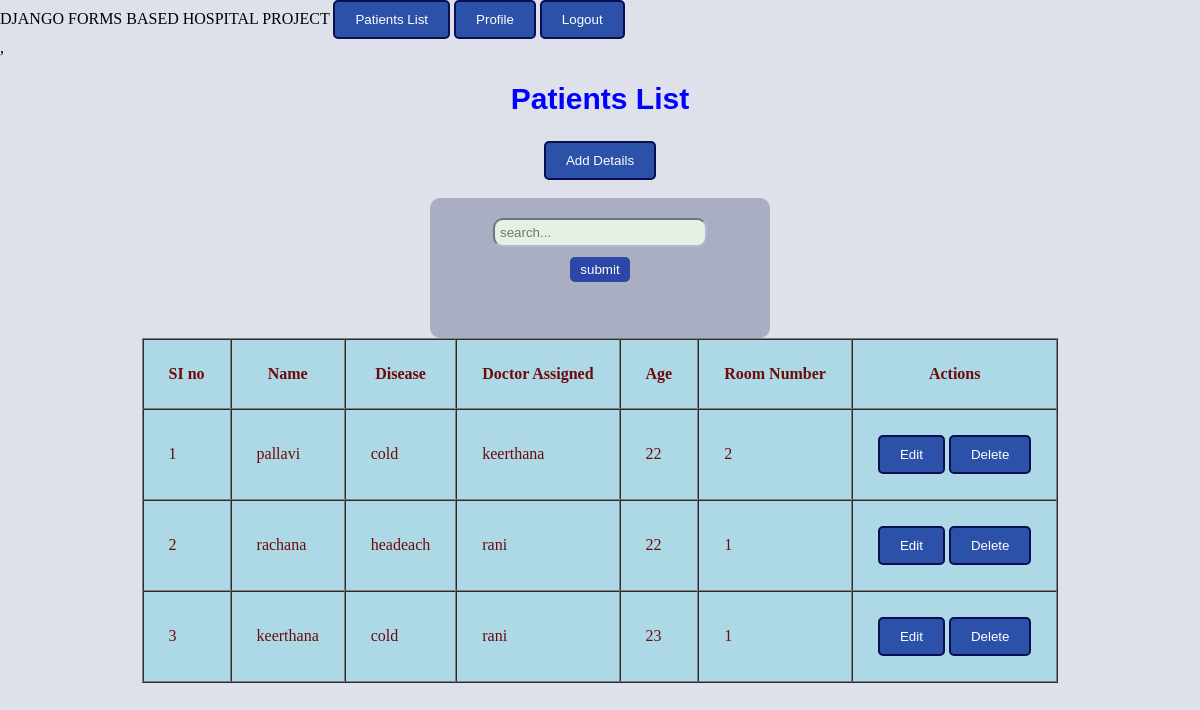
/base/ (signed in), run on the app's committed database.
### base/models.py (models this page shows)
class Hospital(models.Model):
    name = models.CharField(max_length=100)
    disease = models.CharField(max_length=100)
    doctor_assigned = models.CharField(max_length=100)
    age = models.IntegerField()
    room_number = models.IntegerField()

### base/views.py (the view)
# urls.py: path('',views.read_hospital,name='read_hospital'),
@login_required(login_url='signin')
def read_hospital(request):
    search = request.GET.get('q')#it will recive the data written in input tag of serach bar
    if search:
        data=Hospital.objects.filter(
            Q(name__icontains = search) |
            Q(disease__icontains = search) |
            Q(doctor_assigned__icontains = search) |
            Q(age__icontains = search) |
            Q(room_number__icontains = search)
        )
    else:
      data = Hospital.objects.all()# to retrive the all data
    return render(request,'read_hospital.html',{'keerthana':data,'search':search})

### base/templates/read_hospital.html (shortened to what this page needs)
{% extends 'main.html' %}
{% block content %}
<h2>Patients List</h2>
<a href="{% url 'home' %}"><button>Add Details</button></a><br><br>
<form action="">
    <input type="text" name="q" value="{{search | default:''}}" placeholder="search...">
    <button type="submit">submit</button><br><br>
</form>
<table border="1" cellpadding="25" cellspacing="0">
    <thead>
        <tr>
            <th>SI no</th>
            <th>Name</th>
            <th>Disease</th>
            <th>Doctor Assigned</th>
            <th>Age</th>
            <th>Room Number</th>
            <th>Actions</th>
           </tr>
    </thead>
    <tbody>
        {%for i in keerthana %}
        <tr>
            <td>{{forloop.counter}}</td>
            <td>{{i.name}}</td>
            <td>{{i.disease}}</td>
            <td>{{i.doctor_assigned}}</td>
            <td>{{i.age}}</td>
            <td>{{i.room_number}}</td>
            <td>
                <a href="{% url 'update_hospital' i.id %}"><button>Edit</button></a>
                <a href="{% url 'delete_hospital' i.id%}"><button>Delete</button> </a>
            </td>
        </tr>
        {% endfor %}
    </tbody>
</table>
{% endblock %}

### templates/main.html (shortened to what this page needs)
{% load static %}
<!DOCTYPE html>
<html lang="en">
<head>
    <link rel="stylesheet" href="{% static 'style.css' %}">
</head>
<body>
    {% include 'nav.html' %}
    <center>
        {% block content %}
        {% endblock %}
    </center>
</body>
</html>

### templates/nav.html
<nav>
    <div class="logo">DJANGO FORMS BASED HOSPITAL PROJECT
        {% if request.user.is_authenticated  %}
        <a href="{% url 'read_hospital' %}"><button>Patients List </button></a>
        <a href="{% url 'profile' %}"><button>Profile</button></a>
        <a href="{% url 'signout' %}"><button>Logout</button></a>
        {% else %}
          <a href="{% url 'signup' %}"><button>Register </button></a>
          <a href="{% url 'signin' %}"><button>Login</button></a>
          {% endif %}
    </div>
</nav>,

### static/style.css (style rules this page uses)
form { display: flex; flex-direction: column; align-items: center; width: 300px; background-color: rgb(169, 174, 195); padding: 20px; border-radius: 10px; }
form input { padding: 5px; width: 200px; background-color: rgb(228, 241, 227); color: black; }
form button { padding: 5px 10px; margin-top: 10px; background-color: rgb(44, 71, 168); border: none; cursor: pointer; }
button { background-color: rgb(44, 79, 168); color: white; padding: 5px 10px; border-radius: 5px; }
body { background-color: rgb(222, 225, 234); }

### base/templates/read_hospital.html (style rules this page uses)
h2 { color:blue; font-family: 'Franklin Gothic Medium', 'Arial Narrow', Arial, sans-serif; font-size: 30px; }
table { background-color: lightblue; color: rgb(109, 10, 10); }
input { padding: 10px; width: 300px; border-radius: 10px; border-color: rgb(183, 183, 216); }
body { background-image: url('https://static.vecteezy.com/system/resources/previews/047/066/651/non_2x/hospital-isolated-on-transparent-background-png.png'); background-repeat: no-repeat; padding: 0; margin: 0; box-sizing: border-box; background-size: cover; background-position: top center; }
button { background-color: rgb(44, 81, 168); color: white; border: rgb(13, 13, 82) 2px solid; padding: 10px 20px; border-radius: 5px; cursor: pointer; }

### data on the page
Hospital: name "pallavi", disease "cold", doctor_assigned "keerthana", age "22", room_number "2"
Hospital: name "rachana", disease "headeach", doctor_assigned "rani", age "22", room_number "1"
Hospital: name "keerthana", disease "cold", doctor_assigned "rani", age "23", room_number "1"
